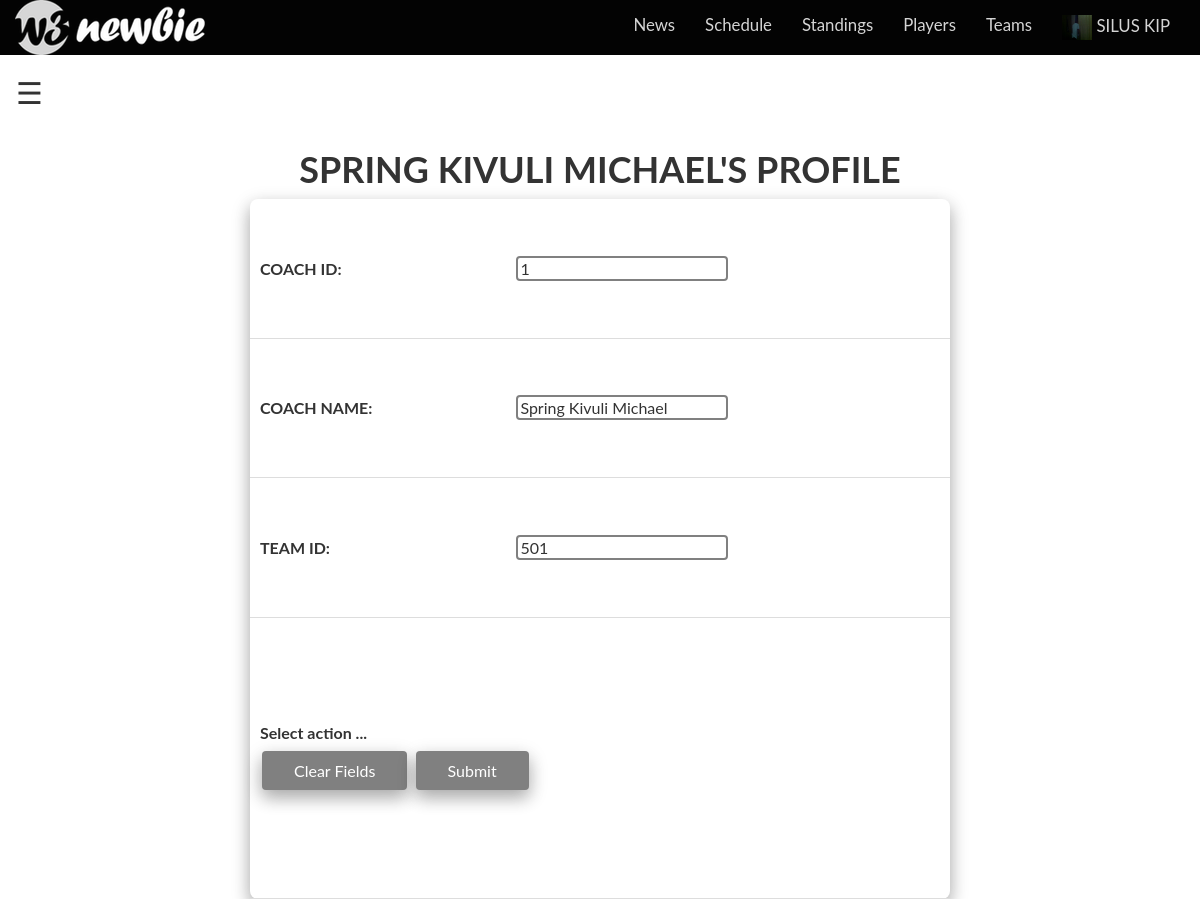
The app's page /review3.php?coachId=1 (signed in) with its own data.
### tables this page shows
CREATE TABLE `coaches` (
  `coachId` int(11) NOT NULL,
  `coachName` varchar(30) NOT NULL,
  `teamId` int(11) NOT NULL
);

### review3.php (the view, shortened to what this page needs)
<?php
require_once "connection.php";
if (isset($_GET["coachId"])){
  $coachId = $_GET["coachId"];
  $select_qry = " SELECT `coachId`, `coachName`, `teamId` FROM `coaches` WHERE coachId='$coachId' limit 1";
  $result_item_id = $conn->query($select_qry);
  $row = $result_item_id->fetch_assoc();
?>
<head>
  <link rel="stylesheet" href="https://maxcdn.bootstrapcdn.com/bootstrap/3.3.7/css/bootstrap.min.css">
  <link rel="stylesheet" href="https://cdnjs.cloudflare.com/ajax/libs/font-awesome/4.7.0/css/font-awesome.min.css">
  <link rel="stylesheet" type="text/css" href="css.css">
  <nav class="navbar navbar-inverse">
        <div class="container-fluid">
          <div class="navbar-header">
          <a href="#" class="navbar-nav navbar navbar-right"><img src="img/w3newbie.png"></a>
        </div>
        <div class="collapse navbar-collapse" id="myNavbar">
          <ul class="nav navbar-nav navbar-right">
            <li> <a href="homesec.php">News</a></li>
            <li><a href="examplesec.php">Schedule</a> </li>
            <li> <a href="standingsadmin.php">Standings</a></li>
            <li> <a href="playersadmin.php">Players</a></li>
                    <li> <a href="teamsadmin.php">Teams</a></li>
                    <li style="float:right;"><a href="profile.php?userId=<?=$_SESSION["authlog"]["userId"]?>"><img style="width:30px; height:25px; background-color:white;" src="images/people/<?php echo $_SESSION["authlog"]["Image"];?>"><?php echo ' ';?><?php echo strtoupper($_SESSION["authlog"]["Full_Name"]);?></a></li>
          </ul>
        </div>
      </div>
   </nav>
</head>
<div id="main">
  <span style="font-size:30px;cursor:pointer" onclick="openNav()">&#9776;</span>
</div>
<h1 align="center"><b><?php echo strtoupper($row["coachName"])."'S PROFILE"; ?></b></h1>
<table align="center" >
  <form action = "update3.php" method = "POST">
  	<th align="center">COACH ID:</th>
      <td>
        <input type="int" name="coachId" value="<?php echo ucfirst($row["coachId"]); ?>">
      </td>
    <tr>
    <tr>
      <th align="center">COACH NAME:</th>
      <td>
        <input type="text" name="coachName" value="<?php echo ucfirst($row["coachName"]); ?>">
      </td>
    </tr>
      <th align="center">TEAM ID:</th>
      <td>
        <input type="int" name="teamId" value="<?php echo ucfirst($row["teamId"]); ?>">
      </td>
    </tr>
    <tr>
      <td align="center" colspan="2">
        <label align="center">Select action ...</label><br />
        <input align="center" type="reset" name="reset" value="Clear Fields"/>
        <input align="center" type="submit" name="save_details" value="Submit"/><br/>
      </td>
    </tr>
  </form>
<?php
  }
?>

### css.css (style rules this page uses)
.navbar { margin-bottom: 0; border-radius: 0; background-color: #030303; color: #FFF padding: 1% 0; font-size: 1.2em; border:0; }
.navbar-inverse .navbar-nav li a { color: #D5D5D5; }

### review3.php (style rules this page uses)
.navbar { margin-bottom: 0; border-radius: 0; background-color: #030303; color: #FFF padding: 1% 0; font-size: 1.2em; border:0; }
table { align:center; width: 700px; height: 700px; border-radius: 8px; background-color: white; box-shadow: 0 8px 16px 0 rgba(0,0,0,0.2), 0 6px 20px 0 rgba(0,0,0,0.19); cursor: pointer; padding: 6px 12px; border-top: none; }
th, td { border-bottom: 1px solid #ddd; padding: 10px; text-align: left; }
input[type=text] { width: 50%; border: 2px solid grey; border-radius: 4px; -webkit-transition: width 1.8s ease-in-out; transition: width 1.8s ease-in-out; }
input[type=int] { width: 50%; border: 2px solid grey; border-radius: 4px; -webkit-transition: width 1.8s ease-in-out; transition: width 1.8s ease-in-out; }
input[type=button], input[type=submit], input[type=reset], input[type=file] { background-color: grey; box-shadow: 0 8px 16px 0 rgba(0,0,0,0.2), 0 6px 20px 0 rgba(0,0,0,0.19); border: none; border-radius: 4px; color: white; padding: 10px 32px; text-decoration: none; margin: 4px 2px; cursor: pointer; }
#main { transition: margin-left .5s; padding: 16px; }

### records on screen
coaches: coachName "SPRING KIVULI MICHAEL", coachId "1", coachName "Spring Kivuli Michael", teamId "501"

### other values on screen
$_SESSION["authlog"]["Full_Name"] "SILUS KIP"
